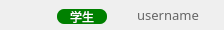
<?xml version="1.0" encoding="UTF-8"?>
<ui version="4.0">
 <class>CInSpeechMemberItemWidget</class>
 <widget class="QWidget" name="CInSpeechMemberItemWidget">
  <property name="geometry">
   <rect>
    <x>0</x>
    <y>0</y>
    <width>224</width>
    <height>30</height>
   </rect>
  </property>
  <property name="windowTitle">
   <string>Form</string>
  </property>
  <layout class="QGridLayout" name="gridLayout">
   <property name="leftMargin">
    <number>5</number>
   </property>
   <property name="topMargin">
    <number>5</number>
   </property>
   <property name="rightMargin">
    <number>5</number>
   </property>
   <property name="bottomMargin">
    <number>5</number>
   </property>
   <property name="horizontalSpacing">
    <number>10</number>
   </property>
   <property name="verticalSpacing">
    <number>0</number>
   </property>
   <item row="0" column="2">
    <widget class="QLabel" name="account_type_label">
     <property name="minimumSize">
      <size>
       <width>50</width>
       <height>15</height>
      </size>
     </property>
     <property name="maximumSize">
      <size>
       <width>50</width>
       <height>11</height>
      </size>
     </property>
     <property name="font">
      <font>
       <family>微软雅黑</family>
       <pointsize>9</pointsize>
      </font>
     </property>
     <property name="styleSheet">
      <string notr="true">QLabel {
	border-radius: 7px;
	color: #ffffff;
	background: green;
}</string>
     </property>
     <property name="text">
      <string>学生</string>
     </property>
     <property name="scaledContents">
      <bool>false</bool>
     </property>
     <property name="alignment">
      <set>Qt::AlignCenter</set>
     </property>
     <property name="margin">
      <number>0</number>
     </property>
     <property name="indent">
      <number>-1</number>
     </property>
    </widget>
   </item>
   <item row="0" column="3">
    <widget class="QLabel" name="username_text">
     <property name="font">
      <font>
       <family>微软雅黑</family>
       <pointsize>10</pointsize>
      </font>
     </property>
     <property name="styleSheet">
      <string notr="true">QLabel {
	color: #666666;
	background: none;
}</string>
     </property>
     <property name="text">
      <string>username</string>
     </property>
     <property name="alignment">
      <set>Qt::AlignCenter</set>
     </property>
    </widget>
   </item>
   <item row="0" column="0">
    <widget class="QLabel" name="writing_pic">
     <property name="minimumSize">
      <size>
       <width>12</width>
       <height>12</height>
      </size>
     </property>
     <property name="maximumSize">
      <size>
       <width>12</width>
       <height>12</height>
      </size>
     </property>
     <property name="styleSheet">
      <string notr="true">QLabel {
	background: none;
}</string>
     </property>
     <property name="text">
      <string/>
     </property>
     <property name="pixmap">
      <pixmap resource="../../Status.qrc">:/pic/Resources/material/pic/writing.png</pixmap>
     </property>
     <property name="scaledContents">
      <bool>true</bool>
     </property>
    </widget>
   </item>
   <item row="0" column="1">
    <widget class="QLabel" name="user_pic">
     <property name="minimumSize">
      <size>
       <width>20</width>
       <height>20</height>
      </size>
     </property>
     <property name="maximumSize">
      <size>
       <width>20</width>
       <height>20</height>
      </size>
     </property>
     <property name="styleSheet">
      <string notr="true">background: none;</string>
     </property>
     <property name="text">
      <string/>
     </property>
     <property name="pixmap">
      <pixmap resource="../../Status.qrc">:/pic/Resources/material/pic/student.png</pixmap>
     </property>
     <property name="scaledContents">
      <bool>true</bool>
     </property>
    </widget>
   </item>
  </layout>
 </widget>
 <resources>
  <include location="../../Status.qrc"/>
 </resources>
 <connections/>
</ui>
